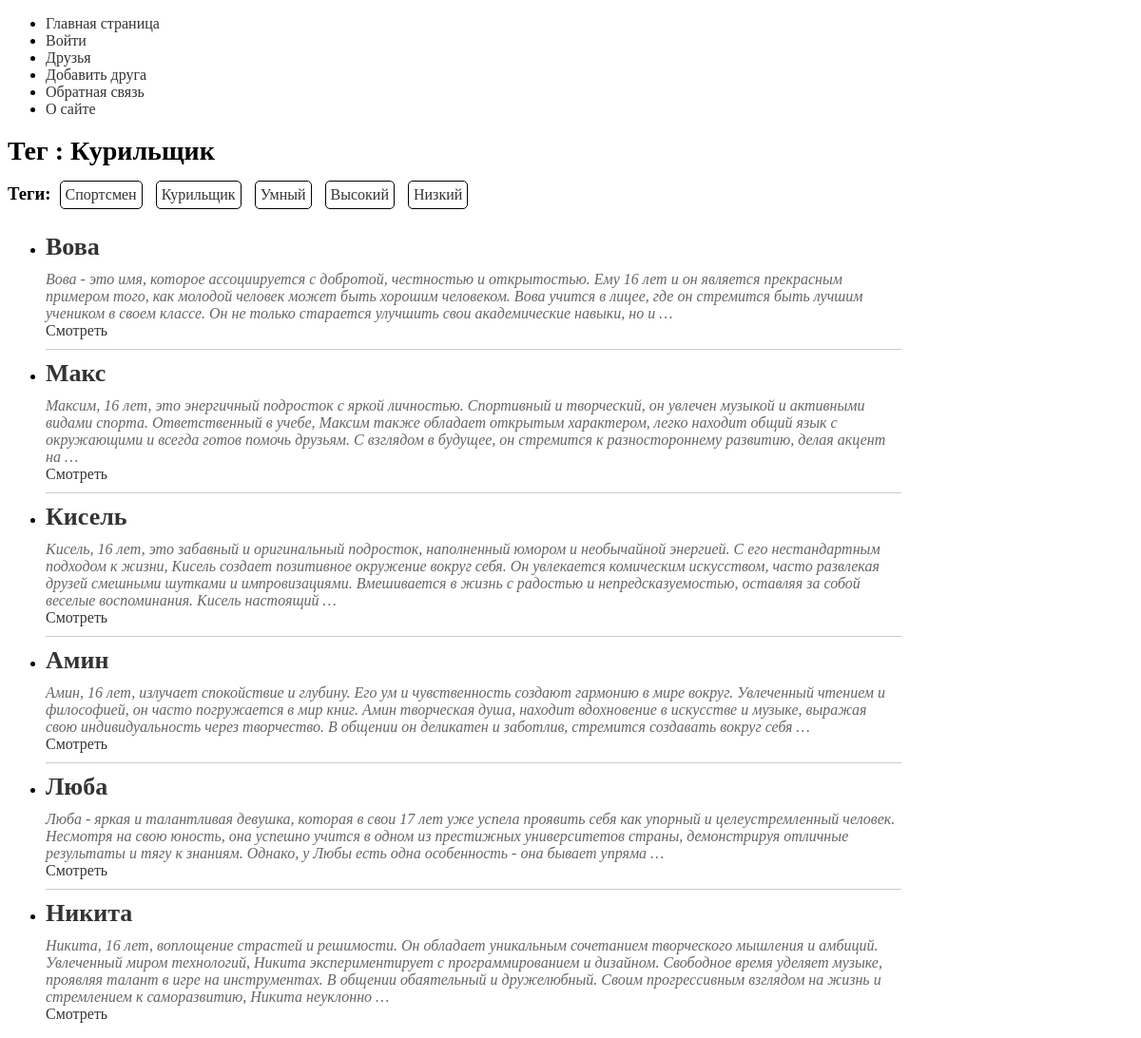
/tag/smoker/, run on the app's committed database.
### myapp/models.py (models this page shows, shortened)
class TagFriends(models.Model):
    objects = models.Manager()
    tag = models.CharField(max_length=100, db_index=True)
    slug = models.SlugField(max_length=255, unique=True, db_index=True)
    def get_absolute_url(self):
        return reverse("tag", kwargs={"tag_slug": self.slug})

class Friends(models.Model):
    class Status(models.IntegerChoices):
        NOT_THE_BEST = 0, "Не лучший друг"
        THE_BEST = 1, "Лучший друг"
    name = models.CharField(max_length=255)
    slug = models.SlugField(max_length=255, unique=True, db_index=True)
    description = models.TextField(blank=True)
    time_create = models.DateTimeField(auto_now_add=True)
    time_update = models.DateTimeField(auto_now=True)
    is_the_best = models.BooleanField(choices=Status.choices, default=Status.NOT_THE_BEST)
    gender = models.ForeignKey("Gender", on_delete=models.PROTECT, related_name="notes")
    tags = models.ManyToManyField("TagFriends", blank=True, related_name="tags")
    objects = models.Manager()
    is_the_best_manager = IsTheBestManager()
    girlfriend = models.OneToOneField("GirlFriend", on_delete=models.SET_NULL, null=True,
                                      blank="True", related_name="boyfriend")
    class Meta:
        pass
    def get_absolute_url(self):
        return reverse("friend-slug", kwargs={"fr_slug": self.slug})

### myapp/views.py (the view)
# urls.py: path("tag/<slug:tag_slug>/", views.show_tag_friends, name="tag")
def show_tag_friends(request, tag_slug):
    tag = get_object_or_404(TagFriends, slug=tag_slug)
    friends = tag.tags.all()  # tag.tags.filter(is_the_best=Friends.Status.THE_BEST)
    data = {
        "title": f"Тег : {tag.tag}",
        "menu": menu,
        "friends": friends,
        "gender_selected": None,
    }
    return render(request, "myapp/friends.html", context=data)

### myapp/models.py (called while the page is built)
    def __str__(self):
        return self.name

### myapp/templatetags/friends_tags.py (called while the page is built)
@register.inclusion_tag("myapp/list_tags.html")
def show_all_tags():
    return {"tags": TagFriends.objects.all()}

### myapp/templates/myapp/friends.html
{% extends 'base.html' %}
{% load friends_tags %}
{% block content %}
{% show_all_tags %}
<ul class="friend-list">
    {% for friend in friends %}
    <li class="friend-item">
        <h2 class="friend-name">{{ friend.name }}</h2>
        <div class="info">
            {% autoescape off %}
            {{ friend.description|truncatewords:50 }}
            {% endautoescape %}
        </div>
        <a href="{{ friend.get_absolute_url }}">Смотреть</a>
        {% if not forloop.last %}
        <hr class="friend-divider">
        {% endif %}
    </li>
    {% endfor %}
</ul>
{% endblock %}

### myapp/templates/myapp/list_tags.html
{% if tags %}
<h3 style="display: inline-block; margin: 0;">Теги:</h3>
<ul class="tags-ul">
    {% for t in tags %}
    <li class="tags-li">
        <a href="{{t.get_absolute_url}}">{{t.tag}}</a>
    </li>
    {% endfor %}
</ul>
{% endif %}

### myapp/static/myapp/css/styles.css (style rules this page uses)
a { text-decoration: none; color: #333; }
.friend-list { margin-top: 20px; }
.friend-name { margin: 0; font-size: 26px; color: #333; }
.friend-divider { border: 0; border-top: 1px solid #ccc; margin: 10px 0; }
.friend-item { width: 900px; }
.info { color: #666; font-style: italic; margin-top: 10px; }
.tags-ul { display: inline-block; list-style-type: none; margin: 0; padding: 0; }
.tags-li { display: inline-block; text-size: 12px; margin: 5px; padding: 5px; border: 1px solid #000; border-radius: 5px; }

### data on the page
TagFriends: tag "Спортсмен"
TagFriends: tag "Курильщик"
TagFriends: tag "Умный"
TagFriends: tag "Высокий"
TagFriends: tag "Низкий"
Friends: name "Вова", description "Вова - это имя, которое ассоциируется с добротой, честностью и открытостью. Ему 16 лет и он является прекрасным примером того, как молодой человек может быть хорошим человеком. Вова учится в лицее, где он стремится быть лучшим учеником в своем классе. Он не только старается улучшить свои академические навыки, но и …"
Friends: name "Макс", description "Максим, 16 лет, это энергичный подросток с яркой личностью. Спортивный и творческий, он увлечен музыкой и активными видами спорта. Ответственный в учебе, Максим также обладает открытым характером, легко находит общий язык с окружающими и всегда готов помочь друзьям. С взглядом в будущее, он стремится к разностороннему развитию, делая акцент на …"
Friends: name "Кисель", description "Кисель, 16 лет, это забавный и оригинальный подросток, наполненный юмором и необычайной энергией. С его нестандартным подходом к жизни, Кисель создает позитивное окружение вокруг себя. Он увлекается комическим искусством, часто развлекая друзей смешными шутками и импровизациями. Вмешивается в жизнь с радостью и непредсказуемостью, оставляя за собой веселые воспоминания. Кисель настоящий …"
Friends: name "Амин", description "Амин, 16 лет, излучает спокойствие и глубину. Его ум и чувственность создают гармонию в мире вокруг. Увлеченный чтением и философией, он часто погружается в мир книг. Амин творческая душа, находит вдохновение в искусстве и музыке, выражая свою индивидуальность через творчество. В общении он деликатен и заботлив, стремится создавать вокруг себя …"
Friends: name "Люба", description "Люба - яркая и талантливая девушка, которая в свои 17 лет уже успела проявить себя как упорный и целеустремленный человек. Несмотря на свою юность, она успешно учится в одном из престижных университетов страны, демонстрируя отличные результаты и тягу к знаниям. Однако, у Любы есть одна особенность - она бывает упряма …"
Friends: name "Никита", description "Никита, 16 лет, воплощение страстей и решимости. Он обладает уникальным сочетанием творческого мышления и амбиций. Увлеченный миром технологий, Никита экспериментирует с программированием и дизайном. Свободное время уделяет музыке, проявляя талант в игре на инструментах. В общении обаятельный и дружелюбный. Своим прогрессивным взглядом на жизнь и стремлением к саморазвитию, Никита неуклонно …"

### other printed values
{{ m.title }} "Главная страница" "Войти" "Друзья" "Добавить друга" "Обратная связь" "О сайте"
{{ title }} "Тег : Курильщик"
